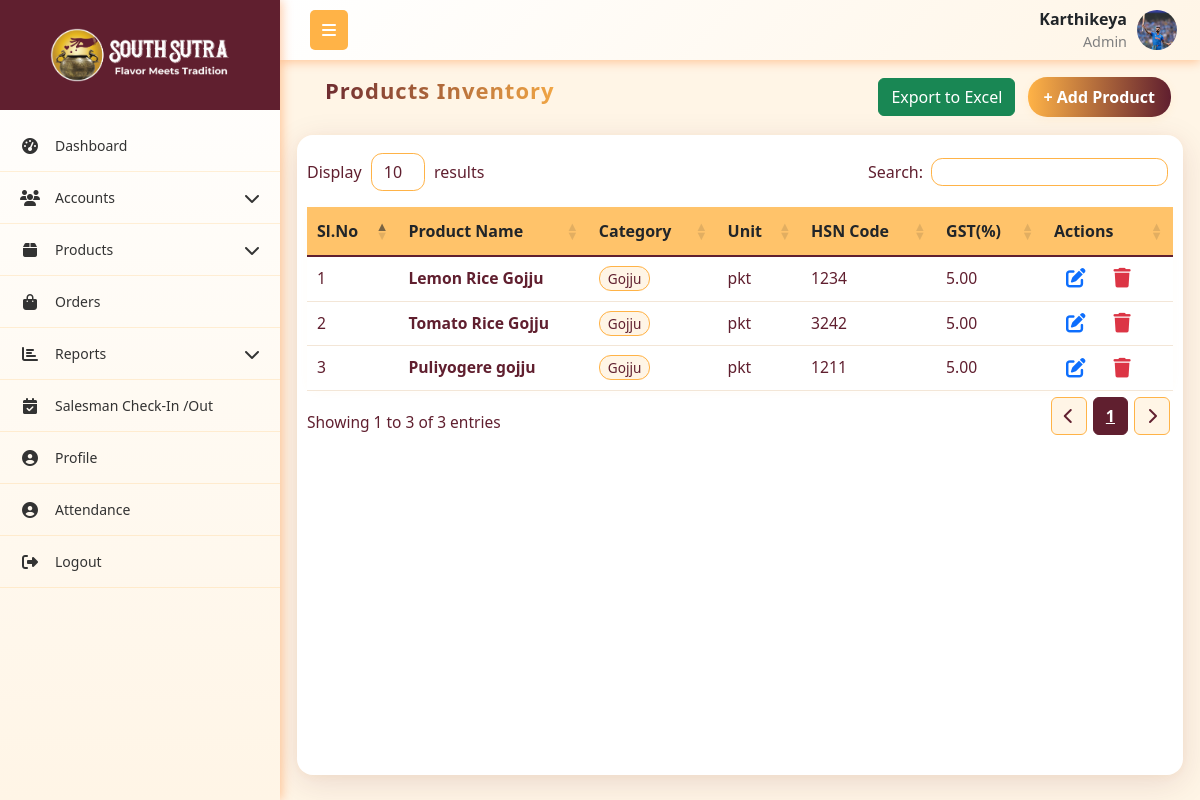
/products/ (signed in), run on the app's committed database.
### App1/models.py (models this page shows, shortened)
class User(models.Model):
    role = models.ForeignKey(Role,on_delete=models.SET_NULL, null=True, related_name="role")
    username = models.CharField(max_length=255, unique=True)
    password = models.CharField(max_length=255)
    first_name = models.CharField(max_length=255)
    last_name = models.CharField(max_length=255)
    email = models.EmailField(unique=True)
    phone_number = models.CharField(max_length=15, unique=True)
    address = models.TextField()
    city = models.CharField(max_length=255)
    state = models.CharField(max_length=255)
    pincode = models.CharField(max_length=10)
    is_active = models.BooleanField(default=True)
    created_at = models.DateTimeField(auto_now_add=True)
    updated_at = models.DateTimeField(auto_now=True)
    profile_picture = models.ImageField(upload_to='profile_pictures/', null=True, blank=True)

class Role(models.Model):
    name = models.CharField(max_length=255, unique=True)
    created_at = models.DateTimeField(auto_now_add=True)
    updated_at = models.DateTimeField(auto_now=True)

class Product(models.Model):
    name = models.CharField(max_length=255)
    category = models.ForeignKey(Category, on_delete=models.CASCADE)
    unit = models.CharField(max_length=50,choices=[('packets', 'Packet')],default='packets')
    description = models.TextField(blank=True)
    hsn_code = models.CharField(max_length=20)
    gstpercentage = models.DecimalField(max_digits=5, decimal_places=2)

class Category(models.Model):
    name = models.CharField(max_length=100)
    created_at = models.DateTimeField(auto_now_add=True)
    updated_at = models.DateTimeField(auto_now=True)

### App1/views.py (the view)
# urls.py: path('products/', product_table, name='product_table'),
def product_table(request):
    current_user, role_permission = get_logged_in_user(request)
    if not current_user:
        return redirect('login')
    products = Product.objects.all()
    context = {'products':products,'current_user':current_user, 'role_permission': role_permission}
    return render(request, 'company_admin/product_table.html',context)

### App1/views.py (called while the page is built)
def get_logged_in_user(request):
    username = request.session.get('current_user')
    if not username:
        return None, None  # always return a tuple
    try:
        user = User.objects.get(username=username)
        try:
            role_permission = RolePermissions.objects.get(role=user.role)
        except RolePermissions.DoesNotExist:
            role_permission = None
        return user, role_permission
    except User.DoesNotExist:
        return None, None

### templates/company_admin/product_table.html (shortened to what this page needs)
{% extends 'company_admin/base.html' %}
{% load static %}
{% block content %}
<link rel="stylesheet" href="https://cdn.datatables.net/1.13.4/css/dataTables.bootstrap5.min.css">
<link rel="stylesheet" href="https://cdn.datatables.net/responsive/2.4.1/css/responsive.bootstrap5.min.css">
<link rel="stylesheet" href="https://cdnjs.cloudflare.com/ajax/libs/font-awesome/6.4.0/css/all.min.css">
<div class="container mt-1">
    <div class="mb-0 p-0">
        <div class="d-flex justify-content-between flex-wrap m-1">
            <h5 class="header">Products Inventory</h5>
            <div>
                <div style="position: relative; display: inline-block;">
                    <button onclick="toggleColumnSelector()" class="btn btn-success">Export to Excel</button>
                </div>
                {% if role_permission.all_products_a %}
                <a href="{% url 'add_product' %}" class="btn btn-primary m-2">+ Add Product</a>
                {% endif %}
            </div>
        </div>
    </div>
    <div class="custom-card">
        <table id="productstable" class="table align-middle" style="width:100%">
            <thead class="table-header">
                <tr>
                    <th>Sl.No</th>
                    <th>Product Name</th>
                    <th>Category</th>
                    <th>Unit</th>
                    <th>HSN Code</th>
                    <th>GST(%)</th>
                    <th>Actions</th>
                </tr>
            </thead>
            <tbody>
                {% for product in products %}
                <tr>
                    <td>{{ forloop.counter }}</td>
                    <td>
                        <strong>{{ product.name }}</strong>
                    </td>
                    <td>
                        <span class="category-badge">{{ product.category.name }}</span>
                    </td>
                    <td>{{ product.unit|default:"N/A" }}</td>
                    <td>{{ product.hsn_code|default:"N/A" }}</td>
                    <td>{{ product.gstpercentage|default:"N/A" }}</td>
                    <td>
                        {% if role_permission.all_products_e %}
                        <a href="{% url 'edit_product' product.id %}" class="btn-icon text-decoration-none" title="Edit">
                        </a>
                        {% endif %}
                        {% if role_permission.all_products_d %}
                        <a href="{% url 'delete_product' product.id %}" onclick="return confirm('Are you sure you want to delete this product?');" class="btn-icon" title="Delete">
                        </a>
                        {% endif %}
                    </td>
                </tr>
                {% endfor %}
            </tbody>
        </table>
    </div>
</div>
{% endblock content %}

### templates/company_admin/base.html (shortened to what this page needs)
{% load static %}
<!DOCTYPE html>
<html lang="en">
<head>
    <link href="https://cdnjs.cloudflare.com/ajax/libs/bootstrap/5.3.0/css/bootstrap.min.css" rel="stylesheet">
    <link href="https://cdnjs.cloudflare.com/ajax/libs/font-awesome/6.4.0/css/all.min.css" rel="stylesheet">
    <link rel="stylesheet" href="https://cdn.datatables.net/1.13.4/css/dataTables.bootstrap5.min.css">
    <link rel="stylesheet" href="https://cdn.datatables.net/responsive/2.4.1/css/responsive.bootstrap5.min.css">
    <link rel="stylesheet" href="{% static 'css/alert.css' %}">
</head>
<body>
    <nav class="top-navbar">
        <div class="navbar-container">
            <div class="navbar-left">
                <button class="sidebar-toggle" id="sidebarToggle">
                    <i class="fas fa-bars"></i>
                </button>
            </div>
            <div class="navbar-right me-2">
                <div class="navbar-user-info">
                    <span class="username">{{current_user.username}}</span>
                    <span class="role">{{current_user.role.name}}</span>
                </div>
                {% if current_user.profile_picture %}
                    <img src="{{ current_user.profile_picture.url }}"
                        alt="{{ current_user.get_full_name }}"
                        class="navbar-profile-img">
                {% else %}
                     <div class="navbar-profile-fallback">
                        {{ current_user.first_name|first|upper }}{{ current_user.last_name|first|upper }}
                    </div>
                {% endif %}
            </div>
        </div>
    </nav>
    <nav class="sidebar" id="sidebar">
        <div class="sidebar-logo-container">
            <img src="{% static 'images/logo.png' %}" alt="Company Logo"  class="logo">
        </div>
        <ul class="nav flex-column sidebar-nav">
            {% if role_permission.dashboard_v %}
            <li class="nav-item">
                <a class="nav-link" href="{% url 'dashboard' %}">
                    <i class="fas fa-tachometer-alt nav-icon"></i>
                    <span class="nav-text">Dashboard</span>
                </a>
            </li>
            {% endif %}
            {% if role_permission.roles_v or role_permission.users_v or role_permission.customer_v %}
            <li class="nav-item">
                <a class="nav-link" href="#">
                    <i class="fas fa-users nav-icon"></i>
                    <span class="nav-text">Accounts</span>
                    <i class="fas fa-chevron-down arrow"></i>
                </a>
            </li>
            {% endif %}
            {% if role_permission.category_v or role_permission.all_products_v or role_permission.daily_production_v or role_permission.inventory_v %}
            <li class="nav-item">
                <a class="nav-link" href="#">
                    <i class="fas fa-box nav-icon"></i>
                    <span class="nav-text">Products</span>
                    <i class="fas fa-chevron-down arrow"></i>
                </a>
            </li>
            {% endif %}
            {% if role_permission.orders_v %}
            <li class="nav-item">
                <a class="nav-link" href="{% url 'order_table' %}">
                    <i class="fas fa-shopping-bag nav-icon"></i>
                    <span class="nav-text">Orders</span>
                </a>
            </li>
            {% endif %}
            {% if role_permission.s_reports_v or role_permission.c_reports_v %}
            <li class="nav-item">
                <a class="nav-link" href="#">
                    <i class="fas fa-chart-bar nav-icon"></i>
                    <span class="nav-text">Reports</span>
                    <i class="fas fa-chevron-down arrow"></i>
                </a>
            </li>
            {% endif %}
            {% if current_user.role.name == 'Admin' %}
            <li class="nav-item">
                <a class="nav-link" href="{% url 'salesman_visit_list' %}">
                    <i class="fas fa-calendar-check nav-icon"></i>
                    <span class="nav-text">Salesman Check-In /Out</span>
                </a>
            </li>
            {% endif %}
            <li class="nav-item">
                <a class="nav-link" href="{% url 'profile' %}">
                    <i class="fas fa-user-circle nav-icon"></i>
                    <span class="nav-text">Profile</span>
                </a>
            </li>
            <li class="nav-item">
                <a class="nav-link" href="{% url 'attendance' %}">
                    <i class="fas fa-user-circle nav-icon"></i>
                    <span class="nav-text">Attendance</span>
                </a>
            </li>
            <li class="nav-item">
                <a class="nav-link" href="{% url 'logout' %}" onclick="return confirm('Are you sure?');" >
                    <i class="fas fa-sign-out-alt nav-icon"></i>
                    <span class="nav-text">Logout</span>
                </a>
            </li>
        </ul>
    </nav>
    <main class="main-content" id="mainContent">
        {% block content %}{% endblock %}
    </main>
</body>
</html>

### templates/company_admin/base.html (style rules this page uses)
:root { --primary-red: #601F2F; --primary-orange: #ffb347; --accent-yellow: #fc3; --light-orange: #fff5e6; --dark-red: #4a1824; --sidebar-width: 280px; --sidebar-collapsed: 60px; }
* { box-sizing: border-box; }
body { font-family: 'Segoe UI', Tahoma, Geneva, Verdana, sans-serif; background-color: #f8f9fa; margin: 0; padding: 0; overflow-x: hidden; }
.top-navbar { background: linear-gradient(135deg, white 0%, var(--light-orange) 100%); box-shadow: 0 2px 10px rgba(255, 106, 0, 0.35); position: fixed; top: 0; left: var(--sidebar-width); right: 0; z-index: 1030; height: 60px; padding: 0; transition: left 0.3s ease; }
.navbar-container { display: flex; align-items: center; justify-content: space-between; height: 100%; padding: 0 15px; max-width: 100%; }
.navbar-left { display: flex; align-items: center; flex-shrink: 0; }
.sidebar-toggle { background: var(--primary-orange); border: none; color: white; padding: 8px 12px; border-radius: 5px; margin-left: 15px; cursor: pointer; }
.navbar-right { flex-shrink: 0; display: flex; align-items: center; gap: 10px; }
.navbar-profile-img { width: 40px; height: 40px; border-radius: 50%; object-fit: cover; }
.navbar-user-info { display: flex; flex-direction: column; align-items: flex-end; }
.navbar-user-info .username { font-weight: 600; }
.navbar-user-info .role { font-size: 0.9rem; color: gray; }
.sidebar { position: fixed; top: 0; left: 0; height: 100vh; width: var(--sidebar-width); background: linear-gradient(180deg, white 0%, var(--light-orange) 100%); transform: translateX(0); transition: width 0.3s ease; z-index: 1040; overflow-y: auto; box-shadow: 2px 0 10px rgba(255, 106, 0, 0.35); display: flex; flex-direction: column; }
.sidebar-logo-container { display: flex; align-items: center; justify-content: center; height: 110px; width: 100%; background-color: #601F2F; margin-bottom: 10px; transition: opacity 0.3s, height 0.3s, margin-bottom 0.3s; }
.sidebar-logo-container .logo { width: 200px; height: auto; background: transparent; padding: 8px 10px; }
.sidebar:not(.collapsed) .sidebar-logo-container { opacity: 1; height: 110px; margin-bottom: 10px; }
.sidebar-nav { padding: 0; margin: 0; list-style: none; flex: 1 1 auto; }
.nav-item { border-bottom: 1px solid rgba(255, 179, 71, 0.2); }
.nav-link { color: #333; padding: 15px 20px; display: flex; align-items: center; text-decoration: none; transition: all 0.3s ease; position: relative; cursor: pointer; }
.nav-icon { width: 20px; margin-right: 15px; text-align: center; font-size: 16px; }
.nav-text { flex-grow: 1; font-size: 14px; }
.arrow { transition: transform 0.3s ease; margin-left: auto; }
.main-content { margin-top: 60px; padding: 5px; transition: margin-left 0.3s ease; min-height: calc(100vh - 60px); }
@media (min-width: 768px) { .sidebar { transform: translateX(0); top: 0; height: 100vh; } }
@media (min-width: 768px) { .main-content { margin-left: var(--sidebar-width); } }

### data on the page
User: username "Karthikeya", role.name "Admin", profile_picture (picture)
Product: name "Lemon Rice Gojju", category.name "Gojju", unit "pkt", hsn_code "1234", gstpercentage "5.00"
Product: name "Tomato Rice Gojju", category.name "Gojju", unit "pkt", hsn_code "3242", gstpercentage "5.00"
Product: name "Puliyogere gojju", category.name "Gojju", unit "pkt", hsn_code "1211", gstpercentage "5.00"
